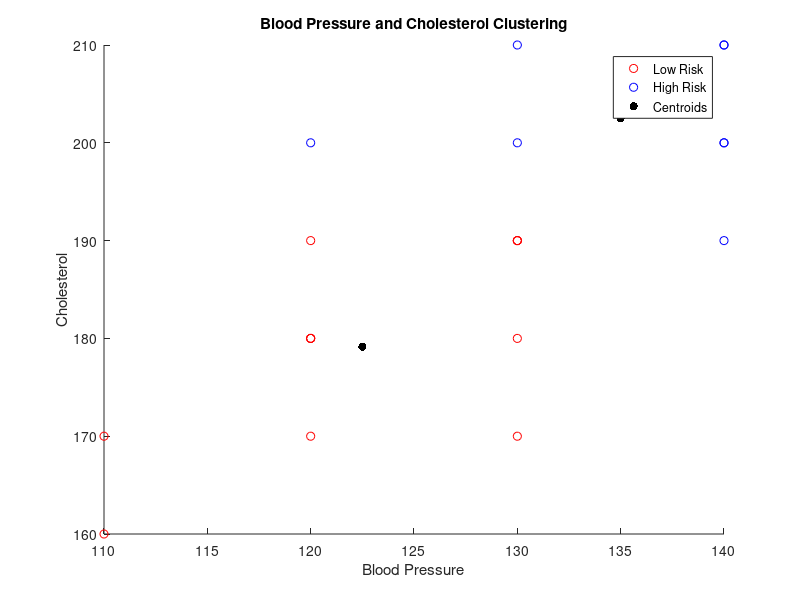

This chart was generated by the following MATLAB code:
%{ Aim: Given the data about Blood Pressure and Cholesterol for 20 patients, using k-means clustering to group the patients into having high risk of heart attack and those having low risk of heart attack.}%

% Load data from file
data = [120 180; 130 190; 140 210; 120 170; 110 160; 130 200; 140 190; 130 180; 
120 190; 130 210; 140 200; 120 180; 110 170; 130 190; 140 210; 130 170; 120 200; 
130 190; 140 200; 120 180];
% Set k value for k-means clustering
k = 2;
% Run k-means clustering algorithm
[idx, centroids] = kmeans(data, k);
% Print the clusters and their corresponding patients
for i = 1:k
 cluster_idx = find(idx == i);
 fprintf('Cluster %d:\n', i);
 fprintf('Patients: %s\n', num2str(cluster_idx'));
 fprintf('Centroid: %s\n\n', num2str(centroids(i,:)));
end
% Plot the clusters and their corresponding patients
figure;
scatter(data(idx==1,1), data(idx==1,2), 'r');
hold on;
scatter(data(idx==2,1), data(idx==2,2), 'b');
scatter(centroids(:,1), centroids(:,2), 'k', 'filled');
legend('Low Risk', 'High Risk', 'Centroids');
xlabel('Blood Pressure');
ylabel('Cholesterol');
title('Blood Pressure and Cholesterol Clustering');
